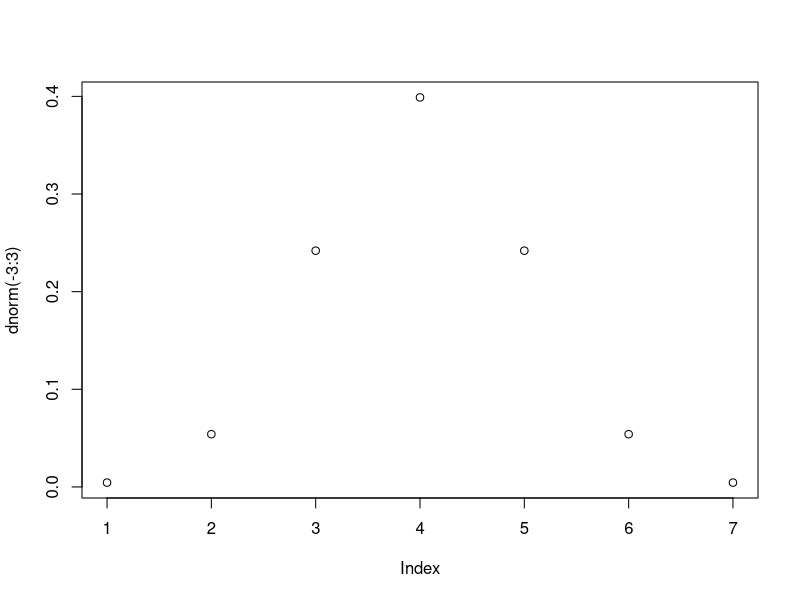
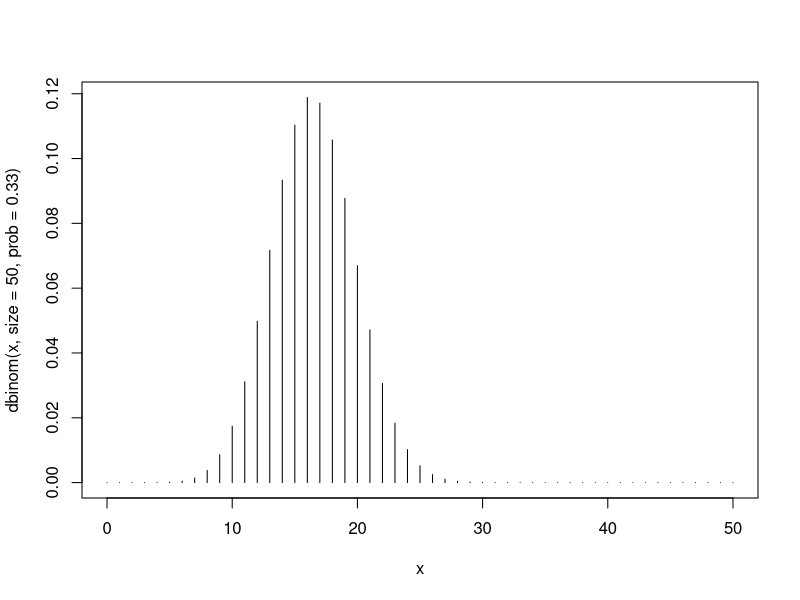

Source code (R) for these figures, in order:
## ---- chunk 1
sample(1:40, 5) ##only integers
sample(1:6, 5, replace = T)
## ---- chunk 2
a <- sample(c("succ", "fail"), 1000, rep = T, prob = c(.6, .4))
table(a)
## ---- chunk 3
##product of a vector
prod(c(1, 2, 3))
prod(40:36)
40*39*38*37*36
## ---- chunk 4
1/prod(40:36) ##order matters
1/40*1/39*1/38*1/37*1/36

prod(5:1)/prod(40:36) ##order doesn't matter
1/choose(40, 5)
## ---- chunk 5
dnorm(0)
dnorm(-3:3)
plot(dnorm(-3:3))
## ---- chunk 6
x = 0:50
plot(x, dbinom(x, size = 50, prob = .33), type = "h")
## ---- chunk 7
1-pnorm(160, mean = 132, sd = 13)
## ---- chunk 8
1-pbinom(15, 20, p = .5) ##pbinom gives value of observing 15 or less
1- pbinom(15, 20, p = .5) + pbinom(4, 20, p = .5) ##two-tailed test
## ---- chunk 9
pnorm(160, mean = 132, sd = 13)
qnorm(0.9843739, mean = 132, sd = 13)

qnorm(.5, mean = 100, sd = 10)
qnorm((.5 + .3413), mean = 100, sd = 10)
## ---- chunk 10
#2.1 a standard normally distributed variable is greater than 3
1-pnorm(3)
1-pnorm(42, 35, 6)
dbinom(10, 10, p = .5)


dbinom(10, 10, p = .5) - pbinom(0, 10, p = .5)
punif(.9)
1-pchisq(6.5, df = 2)
## ---- chunk 11
##standard deviations in a standard normal distribution with: 
qnorm(.975) #5% (two-tailed)
qnorm(.995) #1% (two-tailed)
qnorm(.9975) #.5% (two-tailed)
## ---- chunk 12
pbinom(0, 10, prob = .2)
